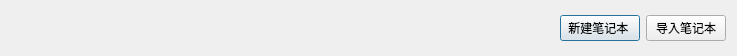
<?xml version="1.0" encoding="UTF-8"?>
<ui version="4.0">
 <class>NotebookTool</class>
 <widget class="QDialog" name="NotebookTool">
  <property name="geometry">
   <rect>
    <x>0</x>
    <y>0</y>
    <width>737</width>
    <height>56</height>
   </rect>
  </property>
  <property name="windowTitle">
   <string>Dialog</string>
  </property>
  <property name="styleSheet">
   <string notr="true"/>
  </property>
  <layout class="QHBoxLayout" name="horizontalLayout">
   <property name="leftMargin">
    <number>12</number>
   </property>
   <property name="topMargin">
    <number>2</number>
   </property>
   <property name="bottomMargin">
    <number>2</number>
   </property>
   <item>
    <spacer name="horizontalSpacer">
     <property name="orientation">
      <enum>Qt::Horizontal</enum>
     </property>
     <property name="sizeHint" stdset="0">
      <size>
       <width>40</width>
       <height>20</height>
      </size>
     </property>
    </spacer>
   </item>
   <item alignment="Qt::AlignVCenter">
    <widget class="QPushButton" name="newBookBtn">
     <property name="minimumSize">
      <size>
       <width>0</width>
       <height>24</height>
      </size>
     </property>
     <property name="text">
      <string>新建笔记本 </string>
     </property>
    </widget>
   </item>
   <item>
    <widget class="QPushButton" name="inBookBtn">
     <property name="text">
      <string>导入笔记本</string>
     </property>
    </widget>
   </item>
  </layout>
 </widget>
 <resources/>
 <connections/>
</ui>
